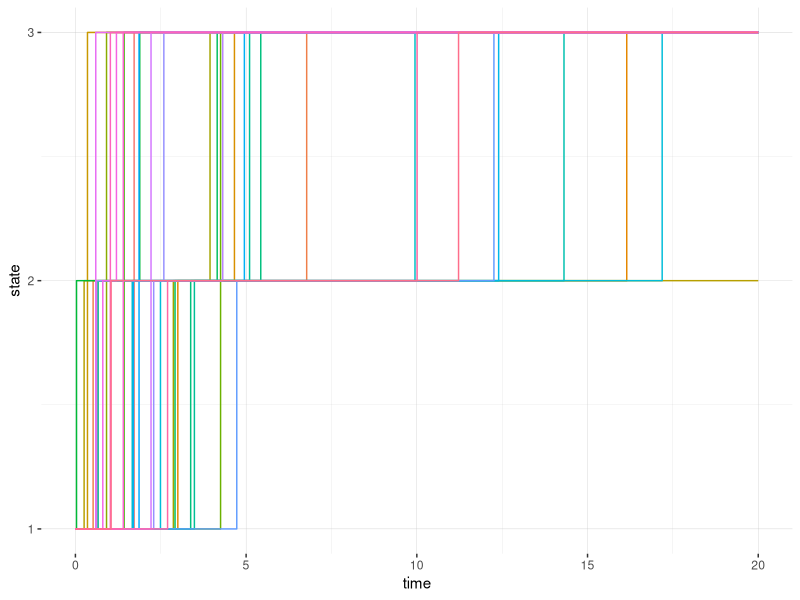
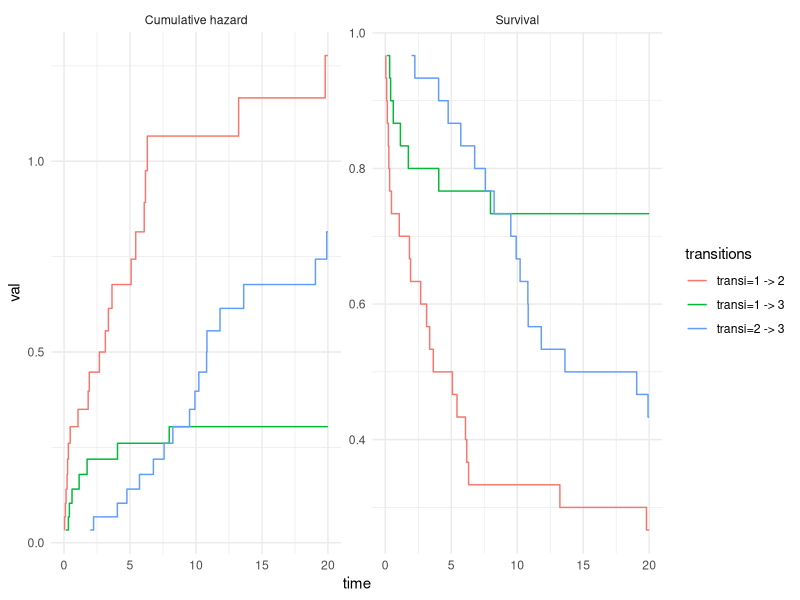

Write the R code that produced these figures, in order.
library(survival)
library(ggplot2)

#génération d'une trajectoire
process <- function(mat,s,end){
  time <- c()
  state <- c()
  new_state <- s
  new_time <- 0
  while(new_time < end){
    time <- c(time,new_time)
    state <- c(state,new_state)
    lambda <- sum(mat[new_state,])
    if(lambda == 0) break
    new_time <- rexp(1,lambda) + new_time
    if(new_time > end) break
    trans_not_null <- mat[new_state,] > 0
    vec <- c(0,cumsum(mat[new_state,][trans_not_null]))
    var_unif <- runif(1,0,lambda)
    i <- 1
    while(new_state == state[[length(state)]]){
      if(var_unif < vec[[i]] | vec[[i+1]] <= var_unif) i <- i + 1
      else if(var_unif == vec[[1]]) new_state <- which(trans_not_null)[[1]]
      else new_state <- which(trans_not_null)[[i]]
    }
  }
  return(data.frame(time,state))
}

#graphe de plusieurs trajectoires
plot.process <- function(mat,s,end,B){
  df <- process(mat,s,end)
  num_curve <- rep(1,nrow(df))
  for(i in 2:B){
    new_df <- process(mat,s,end)
    df <- rbind(df,new_df,c(end,new_df$state[[nrow(new_df)]]))
    num_curve <- c(num_curve,rep(i,nrow(new_df)+1))
  }
  df <- cbind(df,"num_curve"=as.factor(num_curve))
  ggplot(df)+
    geom_step(aes(time,state,color=num_curve))+
    theme(panel.background=element_blank(),panel.grid = element_line(size=0.1,color = "grey"),legend.position = "None")+
    scale_y_continuous(breaks = sort(unique(df$state),decreasing = FALSE))
}

#courbe de survie et de risque cumulé
plot.process.KM <- function(mat,s,end,B){
  time <- c()
  event <- c()
  for(i in 1:B){
    df <- process(mat,s,end)
    if(2 %in% df$state){
      time <- c(time,df$time[df$state==2])
      event <- c(event,1)
      if(3 %in% df$state){
        time <- c(time,df$time[df$state==3],end)
        event <- c(event,1,0)
      }
      else{
        time <- c(time,end,end)
        event <- c(event,0,0)
      }
    }
    else{
      time <- c(time,end,end)
      event <- c(event,0,0)
      if(3 %in% df$state){
        time <- c(time,df$time[df$state==3])
        event <- c(event,1)
      }
      else{
        time <- c(time,end)
        event <- c(event,0)
      }
    }
  }
  transi <- rep(c("1 -> 2","2 -> 3","1 -> 3"),B)
  df <- data.frame(time,event,transi)
  support <- survfit(Surv(df$time,df$event)~transi,data=df)
  new_df <- data.frame("time"=rep(support$time,2),"val"=c(support$surv,support$cumhaz),"transitions"=rep(rep(names(support$strata),support$strata),2),"type"=rep(c("Survival","Cumulative hazard"),each=length(support$time)))
  
  ggplot(new_df)+
    geom_step(aes(time,val,color=transitions))+
    facet_wrap(~type,scales = "free_y")+
    theme_minimal()
}

mat <- matrix(c(0,0.3,0.1,0.2,0,0.1,0,0,0),ncol=3,nrow = 3,byrow=TRUE)
mat <- matrix(c(0,0.3,0.1,0,0,0.1,0,0,0),ncol=3,nrow = 3,byrow=TRUE)
end <- 20
s <- 1 
B <- 30
plot.process(mat,s,end,B)
plot.process.KM(mat,s,end,B)